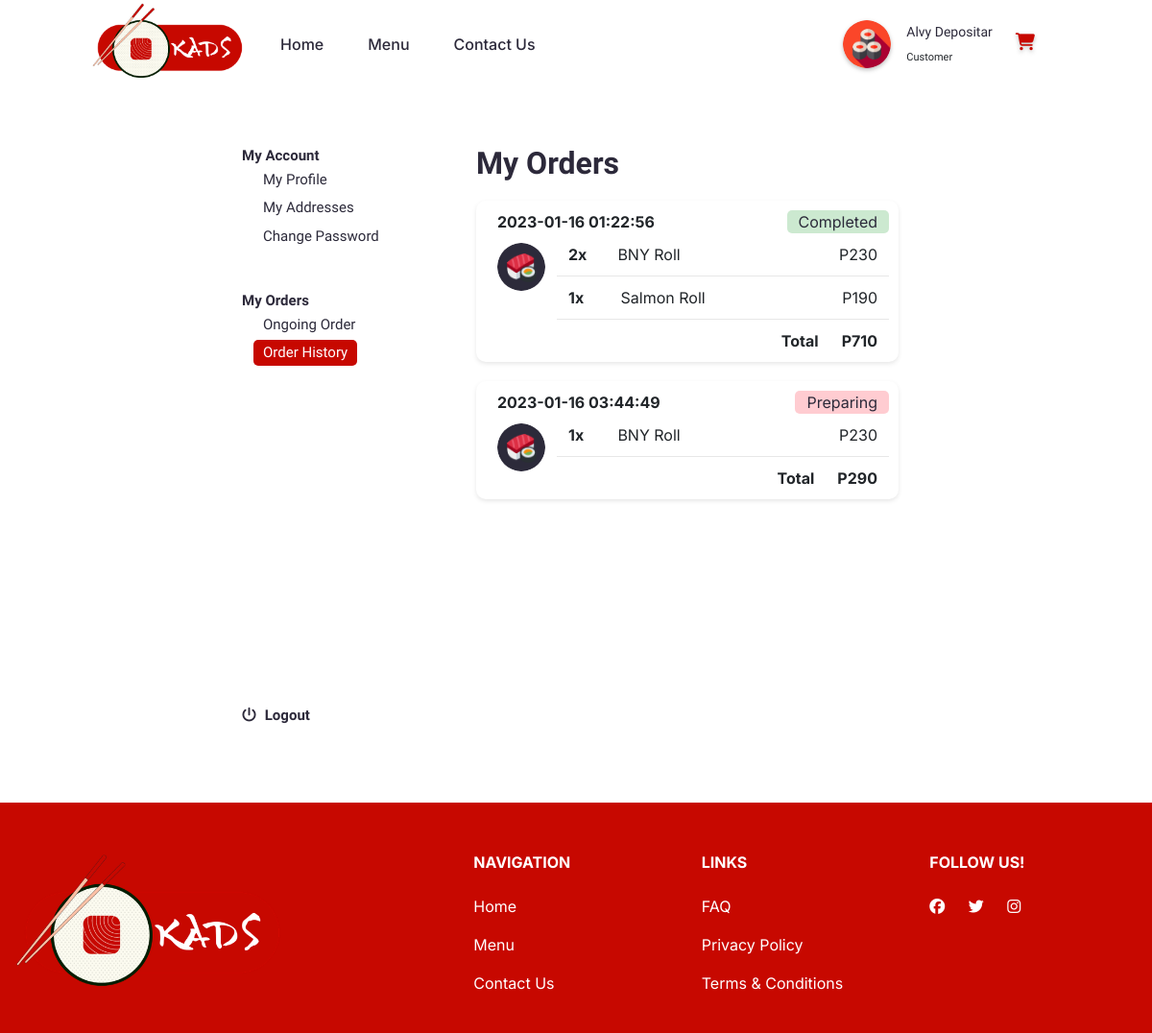
The app's page /orderhistory.php (signed in) with its own data.
### tables this page shows
CREATE TABLE `info_accts` (
  `id` int(11) NOT NULL,
  `firstname` varchar(255) DEFAULT NULL,
  `lastname` varchar(255) DEFAULT NULL,
  `birthday` date DEFAULT NULL,
  `username` varchar(255) DEFAULT NULL,
  `phone` varchar(255) DEFAULT NULL,
  `password` varchar(255) DEFAULT NULL,
  `role` int(11) DEFAULT NULL,
  `house` varchar(255) DEFAULT NULL,
  `city` varchar(255) DEFAULT NULL,
  `province` varchar(255) DEFAULT NULL,
  `zip` int(11) DEFAULT NULL
);

CREATE TABLE `user_orders` (
  `id` int(11) NOT NULL,
  `order_number` int(11) NOT NULL,
  `product_id` int(255) NOT NULL,
  `quantity` int(11) NOT NULL,
  `date` datetime DEFAULT NULL,
  `status` int(11) DEFAULT NULL,
  `user_id` int(11) DEFAULT NULL
);

CREATE TABLE `products` (
  `p_id` int(11) NOT NULL,
  `image` varchar(400) DEFAULT NULL,
  `productName` varchar(255) DEFAULT NULL,
  `price` int(11) NOT NULL,
  `category` int(11) DEFAULT NULL
);

### orderhistory.php (the view, shortened to what this page needs)
<?php
if (!isset($_SESSION["loggedin"]) && !isset($_SESSION['role'])){
  header("location: login.php");
  exit;
} else if (isset($_SESSION["loggedin"]) && $_SESSION["loggedin"] === true && $_SESSION["role"] === 1) {
  header("location: admin/dashboard.php");
  exit;
} else {
    include 'conn.php';
    $id = $_SESSION['id'];
?>
<!doctype html>
<html lang="en" class="scroller">
    <head>
        <link href="https://cdn.jsdelivr.net/npm/bootstrap@5.2.3/dist/css/bootstrap.min.css" rel="stylesheet">
        <link rel="stylesheet" href="css/header-responsive.css" />
        <link rel="stylesheet" href="css/footer.css" />
        <link rel="stylesheet" href="css/user.css" />
        <link rel="stylesheet" href="css/orderhistory.css" />
    </head>
    <body>
      <?php
        include 'header-user.php';
      ?>
        <div class="order-content-container container d-flex justify-content-center">
          <div class="row content-wrapper">
            <div class="col-4 left-content">
              <div class="container">
                <div class="row links-title-top">My Account</div>
                <div class="row">
                  <div class="col-11">
                    <a href="userprofile.php">
                      <button type="button" class="side-links">My Profile</button>
                    </a>
                  </div>
                </div>
                <div class="row">
                  <div class="col-11">
                    <a href="myAddresses.php">
                      <button type="button" class="side-links">My Addresses</button>
                    </a>
                  </div>
                </div>
                <div class="row">
                  <div class="col-11">
                    <a href="changePass.php">
                      <button type="button" class="side-links">Change Password</button>
                    </a>
                  </div>
                </div>
                <div class="row links-title">My Orders</div>
                <div class="row">
                  <div class="col-11">
                    <a href="ongoingorder.php">
                      <button type="button" class="side-links">Ongoing Order</button>
                    </a>
                  </div>
                </div>
                <div class="row">
                  <div class="col-11">
                    <a href="orderhistory.php">
                      <button type="button" class="side-links side-links-active">Order History</button>
                    </a>
                  </div>
                </div>
                <div class="row align-bottom logout-group">
                  <a href="logout.php">
                    <span class="fa-solid fa-power-off">
                      <span class="logout-label">Logout</span>
                    </span>
                  </a>
                </div>
              </div>
            </div>
            <div class="col right-content-2">
              <h2 class="section-title">My Orders</h2>
              <?php
                $query="SELECT * FROM user_orders INNER JOIN products ON user_orders.product_id = products.p_id WHERE user_id = '$id' ORDER BY date" ;
                $result=mysqli_query($conn,$query);
                $order_by_date = array();
                while ($row = mysqli_fetch_assoc($result)) {
                  $date = date('Y-m-d H:i:s', strtotime($row['date']));
                  if (!isset($order_by_date[$date])) {
                      $order_by_date[$date] = array();
                      $order_by_date[$date]['total'] = 0;
                      $order_by_date[$date]['status'] = $row['status'];
                  }
                  $order_by_date[$date]['total'] += $row['price'] * $row['quantity'];
                  array_push($order_by_date[$date], $row);
                }
              foreach ($order_by_date as $date => $orders) {
              ?>
              <div class="order-container">
                <div class="container">
                  <div class="row d-flex align-items-center">
                    <div class="col order-header"><?php echo $date; ?></div>
                    <?php
                        if ($orders['status'] == 1) {
                            echo "<div class='order-progress p-processing'>Preparing</div>";
                        } elseif($orders['status'] == 2) {
                            echo "<div class='order-progress p-delivery'>Out for Delivery</div>";
                        } elseif($orders['status'] == 3){
                          echo "<div class='order-progress p-completed'>Completed</div>";
                        }
                     ?>
                  </div>
                </div>
                <div class="container order-group">
                  <div class="row">
                    <div class="col-auto">
                      <img src="images/order-icon.png" class="order-icon">
                    </div>
                    <div class="col">
                      <?php
                        foreach ($orders as $row) {
                          if (is_array($row)) {
                      ?>
                      <div class="row order-item">
                        <div class="col"><b><?php echo $row['quantity']?>x</b></div>
                        <div class="col-8"><?php echo $row['productName']?></div>
                        <div class="col order-price">P<?php echo $row['price']?></div>
                      </div>
                      <?php
                        }
                      }?>
                      <div class="row">
                        <div class="col"></div>
                        <div class="col-8 total-text"><b>Total</b></div>
                        <div class="col order-total order-price"><b>P<?php echo $order_by_date[$date]['total'] + 60; ?></b></div>
                      </div>
                    </div>
                  </div>
                </div>
              </div>
              <?php } ?>
                  </div>
                </div>
              </div>
    </body>
</html>
<?php } ?>

### header-user.php (shortened to what this page needs)
<?php
  $query="SELECT * FROM info_accts WHERE id = '$id'";
  $result=mysqli_query($conn,$query);
  $row = mysqli_fetch_assoc($result);
?>
       <nav class="navbar navbar-expand-lg navbar-light">
        <div class="container-fluid navbar-content">
            <a class="navbar-brand" href="/KADS">
                <img src="images/kads_logo_1.png" alt="" height="85" id="headerlogo">
            </a>
          <div class="collapse navbar-collapse" id="navbarText">
            <ul class="navbar-nav me-auto mb-2 mb-lg-0">
              <li class="nav-item">
                <a class="nav-link" aria-current="page" href="/KADS" >Home</a>
              </li>
              <li class="nav-item">
                <a class="nav-link" href="menu.php">Menu</a>
              </li>
              <li class="nav-item">
                <a class="nav-link" href="contact.php">Contact Us</a>
              </li>
            </ul>
            <ul class="navbar-nav">
                <li class="nav-item">
                  <span id="username">
                    <table class="table-borderless">
                      <tbody>
                        <tr>
                          <td rowspan="2">
                            <a href="userprofile.php" class="useravatarfilter">
                              <img id="useravatar" src="images/avatar-1.jpg" width="50px" height="50px">
                            </a>
                          </td>
                          <td class="rowspace"></td>
                          <td><a href="userprofile.php" class="user-name">
                            <?php echo $row['firstname'] ." ". $row['lastname']; ?>
                          </a></td>
                          <td class="rowspace"></td>
                          <td rowspan="2">
                            <a class="nav-link" href="cart.php">
                              <i class="fa-solid fa-cart-shopping"></i>
                            </a>
                          </td>
                        </tr>
                        <tr>
                          <td class="rowspace"></td>
                          <td id="usertitle">Customer</td>
                          <td class="rowspace"></td>
                          <td></td>
                        </tr>
                      </tbody>
                    </table>
                  </span>
                </li>
            </ul>
          </div>
        </div>
    </nav>

### css/header-responsive.css (style rules this page uses)
body { font-family: Inter; }
.navbar { z-index: 1000; font-family: Readex Pro; }
.navbar-content { padding: 0 8%; margin-bottom: -10px; margin-top: -10px; font-family: Readex Pro; position:sticky; }
.nav-item { padding: 0 15px; font-family: Readex Pro; }
.nav-link { color: #2C293A; font-weight: 500; font-family: Readex Pro; }
.fa-cart-shopping { font-size:18px; color: #C70800; filter: drop-shadow(0px 2px 2px #00000040); }
.nav-item > #username { font-size: 14px; font-family: Readex Pro; }
tr > #usertitle { font-size: 11px; font-family: Readex Pro; }
.rowspace { padding:0 7px; }
#useravatar { filter: drop-shadow(0px 2px 2px #00000040); border-radius: 100%; }
.useravatarfilter { height:50px; width:50px; border-radius: 100%; display: inline-block; }
a { text-decoration: none; font-family: Readex Pro; }
.user-name, td>a { color: #2C293A; font-size: 14px; font-family: Readex Pro !important; }

### css/footer.css (style rules this page uses)
html { scroll-behavior: smooth; }
.scroller { overflow-y: scroll; overflow-x: hidden; scrollbar-color: #C70800 #2C2A3A; scrollbar-width: thin; }
footer { background-color: #C70800; color: #fff !important; font-family: Inter; padding-top:5px; }
.fab { color: #fff !important; margin-right: 20px; }
a:link, a:visited, a:hover, a:active { text-decoration: none; font-family: Inter; }
h6 { font-family: Inter; }

### css/user.css (style rules this page uses)
body { background-color: #fff; font-family: 'Inter'; }
.content-wrapper { height: inherit; padding: 40px 0; width: inherit; }
.left-content { padding: 0 0 40px 0; }
.logout-label { font-family: 'Readex Pro'; font-weight: 600; color: #2C293A; font-size: 15px; padding-left: 5px; }
.logout-group { padding-top:350px; }
.logout-group a { text-decoration: none; font-family: 'Readex Pro'; font-weight: 600; color: #2C293A; font-size: 15px; padding-left:0; }
.links-title { margin-top: 40px; font-family: 'Readex Pro'; font-weight: 600; color: #2C293A; font-size: 15px; }
.links-title-top { font-family: 'Readex Pro'; font-weight: 600; color: #2C293A; font-size: 15px; }
.side-links { text-align: left; font-family: 'Readex Pro'; font-weight:400; font-size: 15px; border: none; background-color: #fff; color: #2C2A3A; padding: 2px 10px; border-radius: 5px; margin-bottom: 3px; }
.side-links-active { background-color: #C70800; color: #fff; }

### css/orderhistory.css (style rules this page uses)
:root { --primary: #C70800; --primary-dark: #8e0001; --secondary: #2C2A3A; --light: #E7E7E7; --processing: rgba(255,0,26,0.2); --delivery: rgba(233, 132, 0, 0.2); --completed: rgba(0, 143, 24, 0.2); }
body { background-color: #fff; font-family: Inter; }
.section-title { font-family: Readex Pro; font-weight: bold; color: #2C293A; }
.order-container { background-color: #fff; border-radius: 10px; padding: 10px; margin: 20px 0; filter: drop-shadow(0px 2px 2px #E7E7E7); }
.order-icon { height:50px; width:50px; border-radius: 100%; }
.order-group { margin-top:10px; }
.order-item { margin-bottom: 10px; padding-bottom: 10px; border-bottom: 1px solid #e7e7e7; }
.total-text { text-align: right; }
.order-price { text-align: right; }
.order-content-container { margin-top:20px; min-width:fit-content; max-width: 60%; }
.order-progress { width:fit-content; border-radius: 5px; color:#2C2A3A; }
.p-processing { background-color: var(--processing); }
.p-completed { background-color: var(--completed); }
.order-header { font-weight: bold; }

### records on screen
info_accts: firstname "Alvy", lastname "Depositar"
user_orders: quantity "2", product.productName "BNY Roll", product.price "230"
user_orders: quantity "1", product.productName "Salmon Roll", product.price "190"
user_orders: date "2023-01-16 03:44:49", shows "Preparing", quantity "1", product.productName "BNY Roll", product.price "230", $order_by_date[$date]['total'] + 60 "290"

### other values on screen
$date "2023-01-16 01:22:56"
$order_by_date[$date]['total'] + 60 "710"
